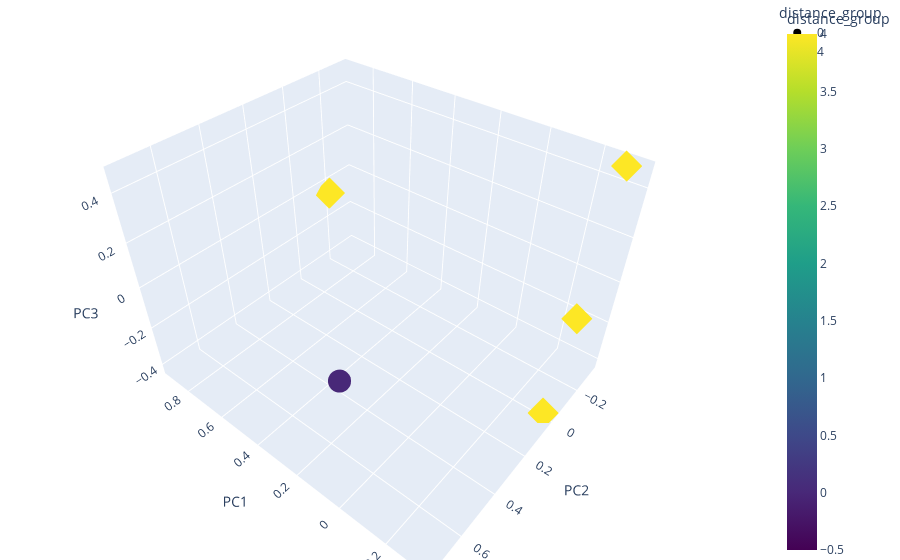

The code cell stored with this chart in its notebook:
### Code cell
# Configure the trace.

fig = px.scatter_3d(new_pca_df,
    x='PC1',  # <-- Put your data instead
    y='PC2',  # <-- Put your data instead
    z='PC3',  # <-- Put your data instead
#   size='text_lenght',
    color='distance_group',
    symbol='distance_group',
    hover_name='title',
    color_continuous_scale=px.colors.sequential.Viridis
)

# av colors:
# colors:
# ['Alphabet',
#  'Antique',
#  'Bold',
#  'D3',
#  'Dark2',
#  'Dark24',
#  'G10',......]

fig.update_layout(margin=dict(l=0, r=0, b=0, t=0))

fig.show()

### Figure 1 — Plotly figure (JSON) as saved in the notebook; plotly's stock layout.template omitted (floating-point values rounded to 4 significant figures)
{"data": [{"hovertemplate": "<b>%{hovertext}</b><br><br>distance_group=%{marker.color}<br>PC1=%{x}<br>PC2=%{y}<br>PC3=%{z}<extra></extra>", "hovertext": ["Our Search"], "legendgroup": "0", "marker": {"color": [0], "coloraxis": "coloraxis", "symbol": "circle"}, "mode": "markers", "name": "0", "scene": "scene", "showlegend": true, "type": "scatter3d", "x": [0.0006814], "y": [0.7414], "z": [0.15]}, {"hovertemplate": "<b>%{hovertext}</b><br><br>distance_group=%{marker.color}<br>PC1=%{x}<br>PC2=%{y}<br>PC3=%{z}<extra></extra>", "hovertext": ["rnn", "attention", "mamba", "crispr-cas9"], "legendgroup": "4", "marker": {"color": [4, 4, 4, 4], "coloraxis": "coloraxis", "symbol": "diamond"}, "mode": "markers", "name": "4", "scene": "scene", "showlegend": true, "type": "scatter3d", "x": [-0.3311, -0.2859, -0.2946, 0.9109], "y": [0.006717, -0.2429, -0.3255, -0.1796], "z": [-0.4236, -0.1473, 0.4695, -0.04849]}], "layout": {"autosize": true, "coloraxis": {"colorbar": {"title": {"text": "distance_group"}}, "colorscale": [[0, "#440154"], [0.1111, "#482878"], [0.2222, "#3e4989"], [0.3333, "#31688e"], [0.4444, "#26828e"], [0.5556, "#1f9e89"], [0.6667, "#35b779"], [0.7778, "#6ece58"], [0.8889, "#b5de2b"], [1, "#fde725"]]}, "legend": {"title": {"text": "distance_group"}, "tracegroupgap": 0}, "margin": {"b": 0, "l": 0, "r": 0, "t": 0}, "scene": {"aspectmode": "auto", "aspectratio": {"x": 1.174, "y": 1.009, "z": 0.8443}, "camera": {"center": {"x": 0, "y": 0, "z": 0}, "eye": {"x": -1.062, "y": 1.283, "z": 1.383}, "projection": {"type": "perspective"}, "up": {"x": 0, "y": 0, "z": 1}}, "domain": {"x": [0, 1], "y": [0, 1]}, "xaxis": {"title": {"text": "PC1"}, "type": "linear"}, "yaxis": {"title": {"text": "PC2"}, "type": "linear"}, "zaxis": {"title": {"text": "PC3"}, "type": "linear"}}}}
